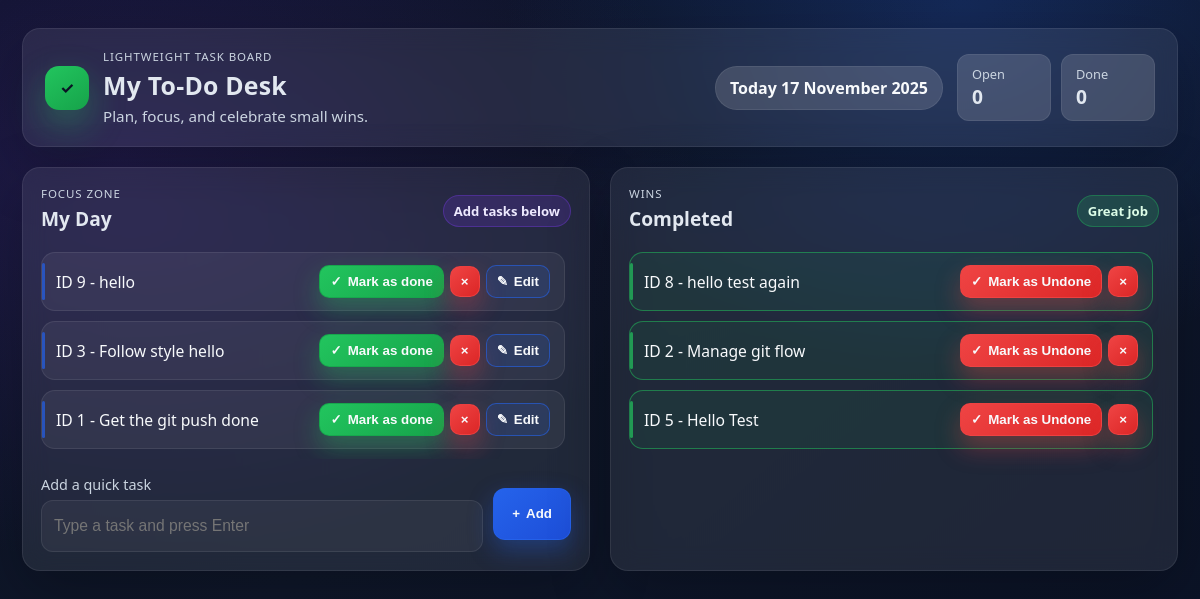
The page / on the database its author committed.
### todo/models.py (models this page shows, shortened)
class Task(models.Model):
    task = models.CharField(max_length=255)
    is_completed = models.BooleanField(default=False)
    created_at = models.DateTimeField(auto_now_add=True)
    updated_at = models.DateTimeField(auto_now=True)

### todo_main/views.py (the view)
# urls.py: 2. Add a URL to urlpatterns:  path('', views.home, name='home')
def home(request):
    tasks = Task.objects.filter(is_completed=False).order_by('-updated_at')
    completed_tasks = Task.objects.filter(is_completed=True).order_by('-updated_at')
    context = {
        'tasks': tasks,
        'completed_tasks': completed_tasks,
    }
    return render(request, 'home.html', context)

### templates/home.html (shortened to what this page needs)
{% load static %}
<!DOCTYPE html>
<html lang="en">
<head>
  <link rel="stylesheet" href="{% static 'css/style.css' %}" />
</head>
<body>
  <div class="page-shell">
    <header class="app-header">
      <div class="brand">
        <div class="brand-mark">&check;</div>
        <div>
          <p class="eyebrow">Lightweight task board</p>
          <h1>My To-Do Desk</h1>
          <p class="subhead">Plan, focus, and celebrate small wins.</p>
        </div>
      </div>
      <div class="header-meta">
        <div class="date-chip">Today <span id="today-date">{% now "j F Y" %}</span></div>
        <div class="stats">
          <div class="stat-card">
            <p class="label">Open</p>
            <p id="open-count" class="value">0</p>
          </div>
          <div class="stat-card">
            <p class="label">Done</p>
            <p id="done-count" class="value">0</p>
          </div>
        </div>
      </div>
    </header>
    <main class="app-main">
      <section class="column">
        <div class="column-header">
          <div>
            <p class="eyebrow">Focus zone</p>
            <h2>My Day</h2>
          </div>
          <span class="pill accent">Add tasks below</span>
        </div>
        <div id="tasks-list" class="card-list">
          {% if tasks %}
            {% for task in tasks %}
              <div class="task-card" data-id="{{ task.id }}">
                <div class="task-text">ID {{ task.pk }} - {{ task.task }}</div>
                <div class="btn-group">
                  <a href="{% url 'mark_as_done' task.pk %}"><button class="btn btn-success" data-action="done">
                    <span class="icon">&#10003;</span>Mark as done
                  </button></a>
                 <a href="{% url 'delete_task' task.pk %}"> <button class="btn btn-danger" data-action="delete">
                    <span class="icon">&times;</span>
                  </button></a>
                  <a href="{% url 'edit_task' task.pk %}"><button class="btn btn-outline" data-action="edit">
                    <span class="icon">&#9998;</span>Edit
                  </button></a>
                </div>
              </div>
            {% endfor %}
          {% else %}
            <p class="list-empty">No tasks yet. Add your first one below.</p>
          {% endif %}
        </div>
        <form class="new-task-wrapper" id="new-task-form" action="{% url 'addTask' %}" method="POST">
          <div class="field">
            <label for="new-task-input">Add a quick task</label>
            <input
              type="text"
              id="new-task-input"
              name="task"
              class="new-task-input"
              placeholder="Type a task and press Enter"
              autocomplete="off"
              required
            />
          </div>
          <button id="add-task-btn" class="btn btn-primary" type="submit">
            <span class="icon">+</span>
            Add
          </button>
        </form>
      </section>
      <section class="column">
        <div class="column-header">
          <div>
            <p class="eyebrow">Wins</p>
            <h2>Completed</h2>
          </div>
          <span class="pill success">Great job</span>
        </div>
        <div id="completed-list" class="card-list">
            {% for task in completed_tasks %}
              <div class="task-card completed" data-id="{{ task.id }}">
                <div class="task-text">ID {{ task.pk }} - {{ task.task }}</div>
                <div class="btn-group">
                  <a href="{% url 'mark_as_undone' task.pk %}"><button class="btn btn-danger" data-action="done">
                    <span class="icon">&#10003;</span>Mark as Undone
                  </button></a>
                  <a href="{% url 'delete_task' task.pk %}"><button class="btn btn-danger" data-action="delete">
                    <span class="icon">&times;</span>
                  </button></a>
                </div>
              </div>
            {% endfor %}
        </div>
      </section>
    </main>
  </div>
</body>
</html>

### rows shown on the page
Task: pk "9", task "hello"
Task: pk "3", task "Follow style hello"
Task: pk "1", task "Get the git push done"
Task: pk "8", task "hello test again"
Task: pk "2", task "Manage git flow"
Task: pk "5", task "Hello Test"
